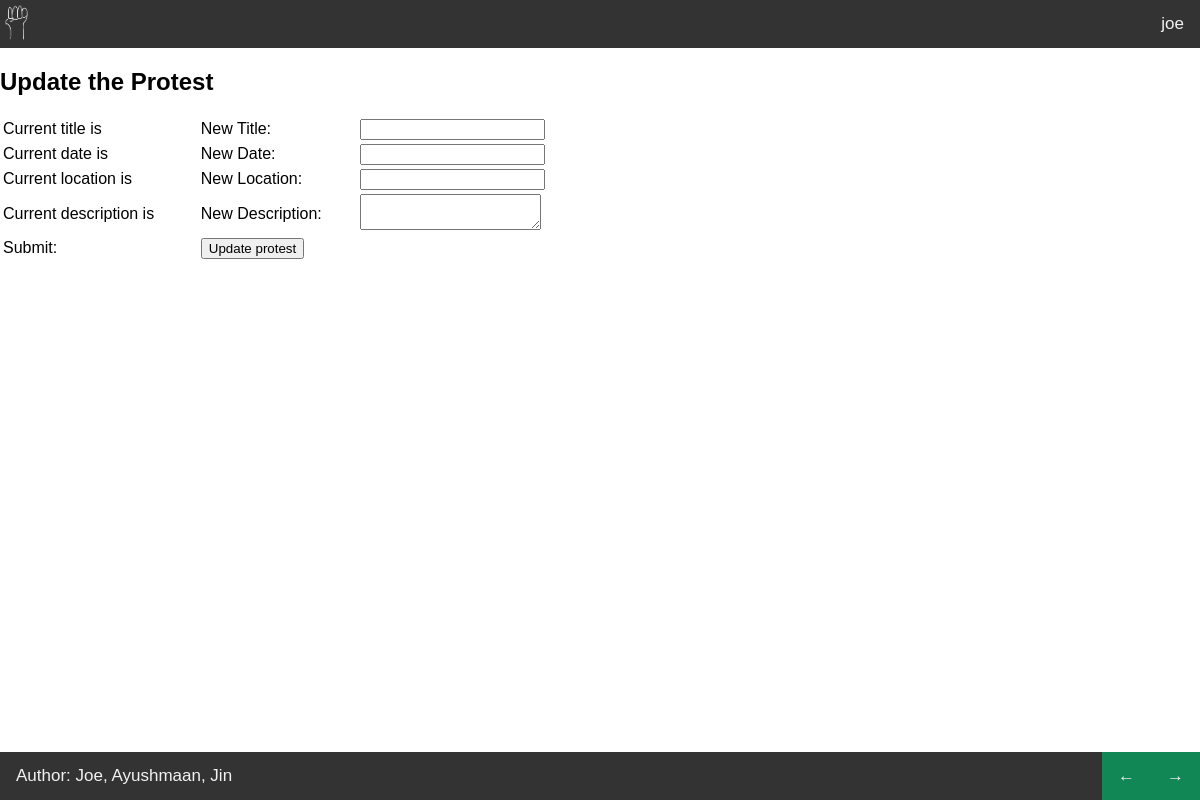
Page /joe/update_my_protest/1 (signed in) on the earlier database version.
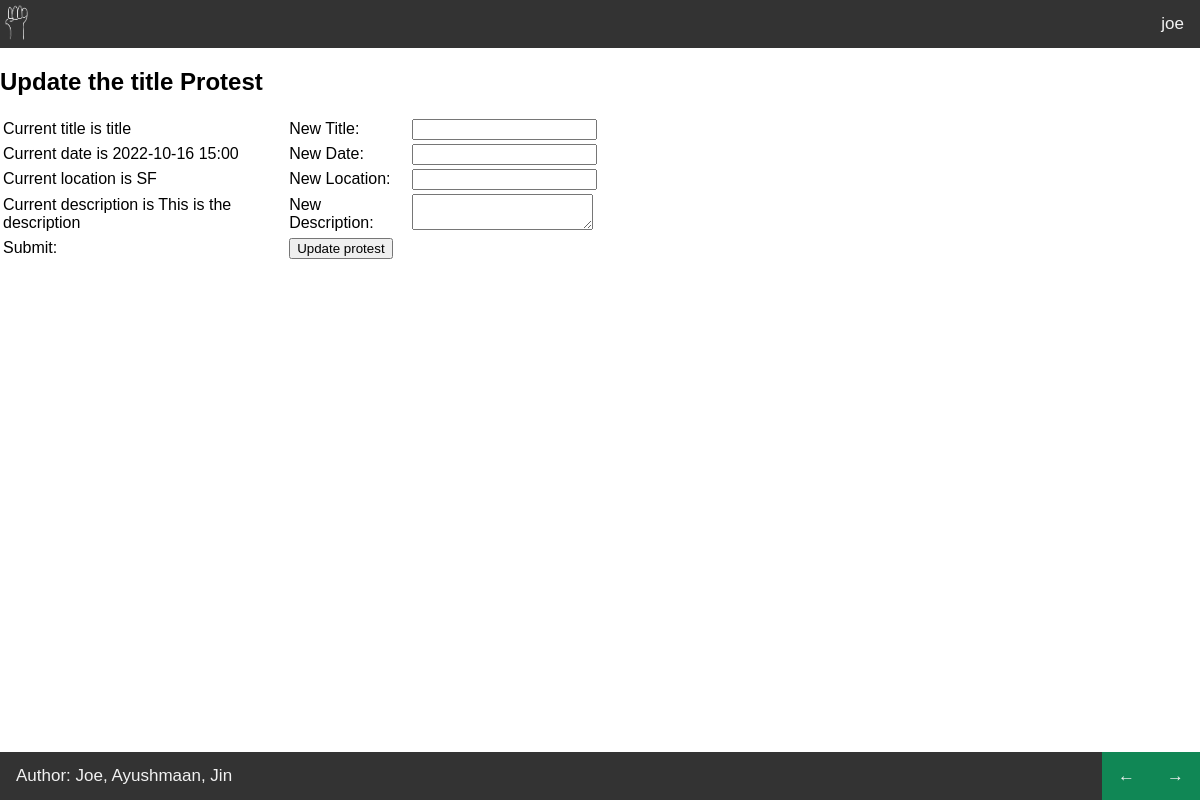
Same page on the later database version.
### models.py (models this page shows, shortened)
class User(UserMixin, db.Model):
    __tablename__ = "User"
    id = db.Column(db.Integer, primary_key=True)
    username = db.Column(db.String(64), index=True, unique=True)
    password_hash = db.Column(db.String(128))
    created_protests = db.relationship("Protest", back_populates="organizer")
    protest_list = db.relationship("Protest", secondary=association_table, back_populates="attendees")
    @staticmethod
    def get(i_username):
        return User.query.filter_by(username=i_username).first()

class Protest(db.Model):
    __tablename__ = "Protest"
    id = db.Column(db.Integer, primary_key=True)
    name = db.Column(db.String(150))
    description = db.Column(db.String(1000))
    location = db.Column(db.String(200))
    date = db.Column(db.String(20))
    attendees = db.relationship("User", secondary=association_table, back_populates="protest_list")
    organizer_id = db.Column(db.Integer, db.ForeignKey("User.id"))
    organizer = db.relationship("User", back_populates='created_protests')
    @staticmethod
    def get(i_id):
        return Protest.query.filter_by(id=int(i_id)).first()

### routes.py (the view, shortened to what this page needs)
@app.route('/<username>/update_my_protest/<id>', methods=['GET', 'POST'])
@login_required
def update_existing_protest(username, id):
    user = User.get(username)
    update_protest = UpdateProtest()
    curr_protest = Protest.get(id)
    return render_template('update_protest.html', user=user, form=update_protest, prot=curr_protest, page=1)

### forms.py
class UpdateProtest(FlaskForm):
    title = StringField('Re-Name your protest')
    description = TextAreaField('Describe your protest. What and why are you protesting? Why should people care? What '
                                'should protestors bring? ', validators=[Length(max=1000)])
    location = StringField('Change the location: ')
    date = StringField('Change the date: ')
    submit = SubmitField('Update protest')

### routes.py (called while the page is built)
@login_manager.user_loader
def load_user(u_id):
    return User.query.get(int(u_id))

### templates/update_protest.html (shortened to what this page needs)
{% extends "header.html" %}
{% block content %}
<h2>Update the {{prot.name}} Protest</h2>
<table WIDTH=600>
  <tr>
    <td>Current title is {{ prot.name }}</td>
    <td>New Title: </td>
    <td>{{ form.title() }}</td>
  </tr>
  <tr>
    <td>Current date is {{ prot.date }}</td>
    <td>New Date: </td>
    <td>{{ form.date() }}</td>
  </tr>
  <tr>
    <td>Current location is {{ prot.location }}</td>
    <td>New Location: </td>
    <td>{{ form.location() }}</td>
  </tr>
  <tr>
    <td>Current description is {{ prot.description }}</td>
    <td>New Description:</td>
    <td>{{ form.description() }}</td>
  </tr>
  <tr>
    <td>Submit: </td>
    <td>{{ form.submit() }}</td>
  </tr>
</table>
{% endblock %}

### templates/header.html (shortened to what this page needs)
<!DOCTYPE html>
<html>
<head>
  <link rel="stylesheet" type="text/css" href="/static/styles.css">
</head>
<body>
<div class="topnav">
  <b> <img src="/static/fist.svg" height="40"></b>
  <userstyle>{{user.username}}</userstyle>
</div>
{% block content %}{% endblock %}
<div class="bottom">
  <text>Author: Joe, Ayushmaan, Jin</text>
  <button type="button" onclick="location.href = '/{{user.username}}/{{curr}}/{{page + 1}}';">→</button>
  <button type="button" onclick="location.href = '/{{user.username}}/{{curr}}/{{page - 1}}';">←</button>
</div>
</body>
</html>

### static/styles.css (style rules this page uses)
body { margin: 0; font-family: Arial, Helvetica, sans-serif; }
.topnav { overflow: hidden; background-color: #333; }
.topnav b { float: left; padding: 0px 0px; }
.topnav userstyle { float: right; color: #f2f2f2; text-align: center; padding: 14px 16px; text-decoration: none; font-size: 17px; }
.bottom { overflow: hidden; background-color: #333; position: fixed; bottom: 0; width: 100%; }
.bottom text { float: left; color: #f2f2f2; text-align: center; padding: 14px 16px; text-decoration: none; font-size: 17px; }
.bottom button { float:right; color: #f2f2f2; text-align: center; padding: 14px 16px; text-decoration: none; font-size: 17px; background-color: #108755; border: none; }

Differences in the rows shown:
added Protest: name "title", date "2022-10-16 15:00", location "SF", description "This is the description"
